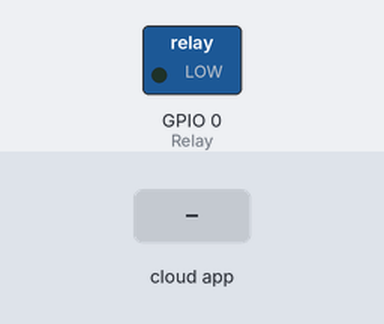
A sketch run on a simulated ESP8266 (NodeMCU). Parts: switched loads named in the sketch (green lamp = pin HIGH). The test bench sets the inputs (shaded band). WiFi joins after 1.5 s; servers stay silent unless stated; no MQTT or app messages arrive unless stated; what the sketch prints to the serial monitor is not drawn.

Above: at 2.7 s.
2.8 s: the phone or cloud app sets Relay5 to 1
At 3.6 s:
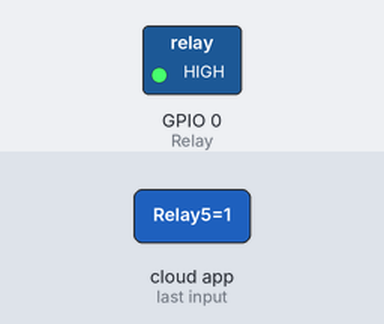
4.3 s: the phone or cloud app sets Relay5 to 0
At 5.0 s:
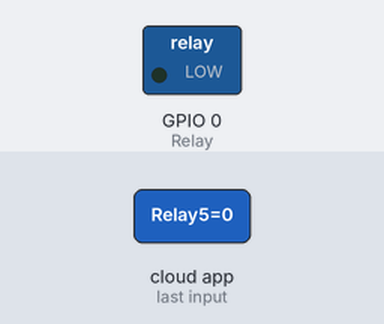
Timing chart, 0 to 7.3 s (numbered marks = the images above; inputs shaded):
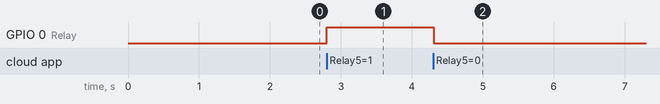

The sketch:

esp01_iot_test_adafruitMQTT.ino
```cpp
/*
esp-01 test for Adafruit_MQTT for IoT
*/
#include <ESP8266WiFi.h>
#include "Adafruit_MQTT.h"
#include "Adafruit_MQTT_Client.h"

#define WLAN_SSID       "wi-fi"
#define WLAN_PASS       "pass"

#define AIO_SERVER      "io.adafruit.com" //Adafruit Server
#define AIO_SERVERPORT  1883
#define AIO_USERNAME    "username"
#define AIO_KEY         "Auth"
#define Relay 0         //esp-01 relay module pin
//WIFI CLIENT
WiFiClient client;

Adafruit_MQTT_Client mqtt(&client, AIO_SERVER, AIO_SERVERPORT, AIO_USERNAME, AIO_KEY);

Adafruit_MQTT_Subscribe Light1 = Adafruit_MQTT_Subscribe(&mqtt, AIO_USERNAME"/feeds/Relay5"); // Feeds name should be same everywhere

void MQTT_connect();


void setup() {
  // put your setup code here, to run once:
    Serial.begin(115200);

pinMode(Relay, OUTPUT);
Serial.println(); Serial.println();
  Serial.print("Connecting to ");
  Serial.println(WLAN_SSID);

  WiFi.begin(WLAN_SSID, WLAN_PASS);
  while (WiFi.status() != WL_CONNECTED) {
    delay(500);
    Serial.print(".");
  }
  Serial.println();

  Serial.println("WiFi connected");
  Serial.println("IP address: ");
  Serial.println(WiFi.localIP());

  mqtt.subscribe(&Light1);
//  digitalWrite(Relay,HIGH);
//  delay(200);
//
//  digitalWrite(Relay,LOW);
//  delay(200);
}

void loop() {
  // put your main code here, to run repeatedly:
MQTT_connect();
//  Serial.println("p");
//delay(1000);}
//  digitalWrite(Relay,HIGH);
//  delay(200);
//
//  digitalWrite(Relay,LOW);
//  delay(200);

  Adafruit_MQTT_Subscribe *subscription;
  while ((subscription = mqtt.readSubscription(100))) {
    if (subscription == &Light1) {
      Serial.print(F("relay 1 Got: "));
      Serial.println((char *)Light1.lastread);
      int Light1_State = atoi((char *)Light1.lastread);
      digitalWrite(Relay, Light1_State);

    }
}}

void MQTT_connect() {
  int8_t ret;

  if (mqtt.connected()) {
//    digitalWrite(Relay,HIGH);
//  delay(200);
//
//  digitalWrite(Relay,LOW);
//  delay(200);
    return;
  }

  Serial.print("Connecting to MQTT... ");

  uint8_t retries = 3;

  while ((ret = mqtt.connect()) != 0) {
    Serial.println(mqtt.connectErrorString(ret));
    Serial.println("Retrying MQTT connection in 3 seconds...");
    mqtt.disconnect();
    delay(3000);
    retries--;
    Serial.print ("retry atemps : ");Serial.print (retries);
    if (retries == 0) {
//      ESP.reset();
//      while (1);
    }
  }
  Serial.println("MQTT Connected!");

}
```

Measured:
- after the input at 2.8 s, GPIO 0 (Relay): LOW → HIGH at once
- after the input at 4.3 s, GPIO 0 (Relay): HIGH → LOW at once
